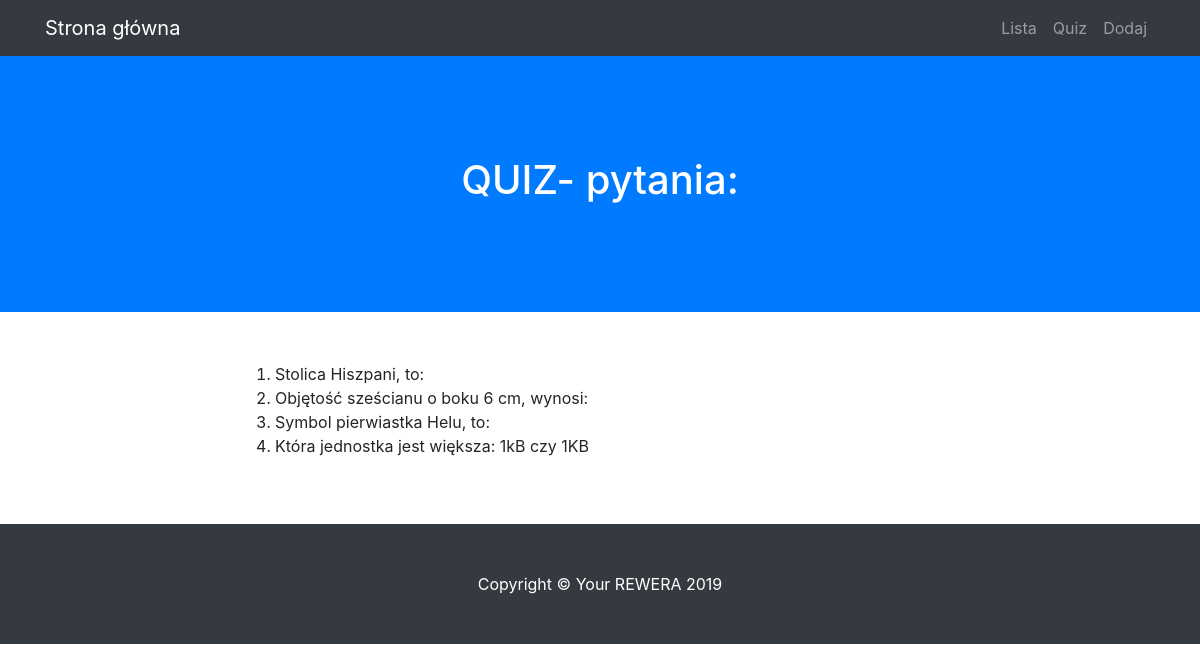
The app's page /lista, older data.
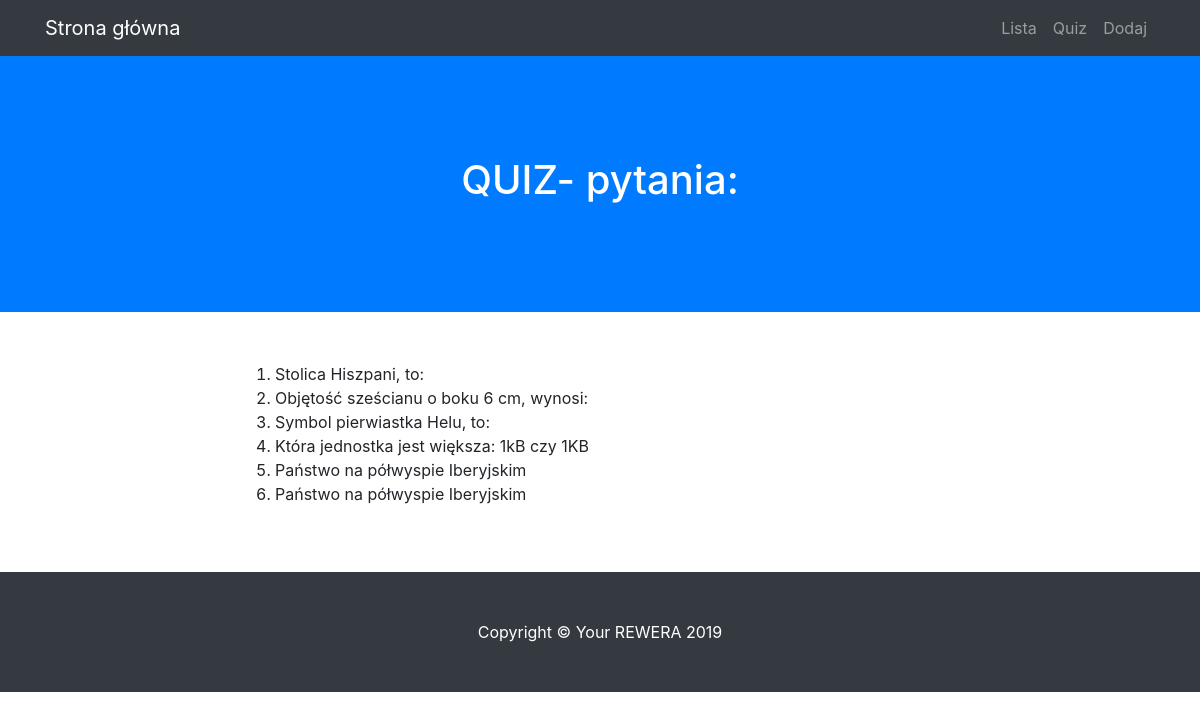
The same page, newer data.
### modele.py (models this page shows)
class BazaModel(Model):
    class Meta:
        database = baza

class Pytanie(BazaModel):
    pytanie = CharField(null=False)
    kategoria = ForeignKeyField(Kategoria, related_name='pytania')

### views.py (the view)
@app.route("/lista")
def lista():
    pytania = Pytanie.select()
    return render_template('lista.html', pytania=pytania)

### app.py (called while the page is built)
@app.before_request
def before_request():
    g.db = baza
    g.db.connect()

@app.after_request
def after_request(response):
    g.db.close()
    return response

### templates/lista.html (shortened to what this page needs)
{% extends "szablon.html" %}
{% block h1 %}QUIZ- pytania:{% endblock %}
{% block tresc %}
<ol>
    {% for p in pytania %}
        <li>
            {{ p.pytanie }}
        </li>
    {% endfor %}
</ol>
{% endblock %}

Row changes from the older to the newer data that the page shows:
added Pytanie: pytanie "Państwo na półwyspie Iberyjskim"
added Pytanie: pytanie "Państwo na półwyspie Iberyjskim"
